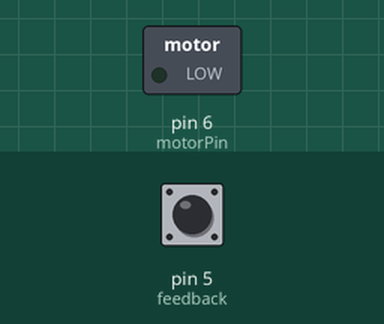
Bench run of a sketch on a simulated Arduino Uno, built with avr-gcc and run on an emulated ATmega328P. Parts: switched loads named in the sketch (green lamp = pin HIGH). Dashed ring = blinking. Inputs (shaded band) come from the test bench; at power-on: pin 5 (feedback) LOW. What the sketch prints to the serial monitor is not drawn.

Above: at 1.2 s.
1.3 s: pin 5 (feedback) driven HIGH
At 2.2 s:
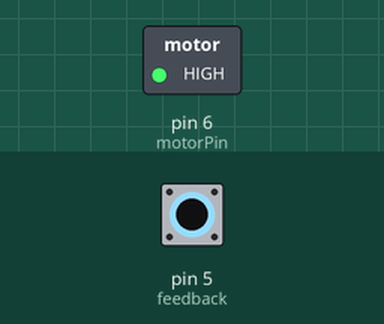
2.8 s: pin 5 (feedback) driven LOW
At 3.4 s:
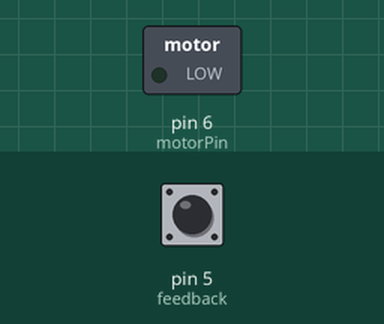
5.8 s: pin 5 (feedback) pulsed HIGH 5 times (0.12 s each, 0.3 s apart)
At 5.86 s:
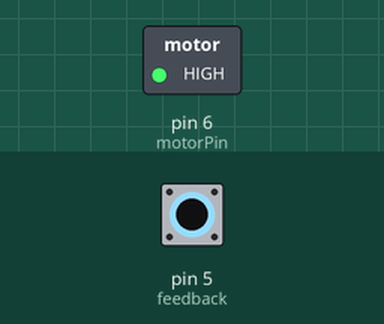
Timing chart, 0 to 8.8 s (numbered marks = the images above; inputs shaded):
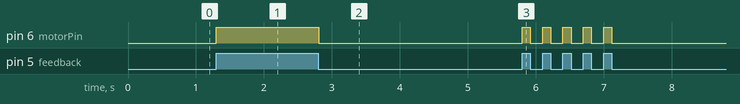

Measured:
- after the input at 1.3 s, pin 6 (motorPin): LOW → HIGH at once
- after the input at 2.8 s, pin 6 (motorPin): HIGH → LOW at once
- after the input at 5.8 s, pin 6 (motorPin): alternates HIGH for 0.12 s and LOW for 0.18 s, 10 changes in all, then stays LOW, starting at once

The sketch:

motor.ino
```cpp
const int feedback = 5;     // MKR's 10th pin = UNO's pin 5
const int motorPin =  6;    // water pump Vcc = UNO's pin 6

int feedbackState = 0;      // variable for reading status

void setup() {
  Serial.begin(9600);
  pinMode(motorPin, OUTPUT);
  pinMode(feedback, INPUT);
}

void loop() {
  feedbackState = digitalRead(feedback); // feedback's pin 5 value will be passed to feedbackState

  if (feedbackState == HIGH) {           // What if MKR 10th pin or UNO's 5th pin goes high ?
    digitalWrite(motorPin, HIGH);        // if abhove condition is true then set it HIGH
    Serial.println("HIGH");
  } else {                               // Otherwise
    digitalWrite(motorPin, LOW);         // set it LOW
    Serial.println("LOW");
  }
}
```
